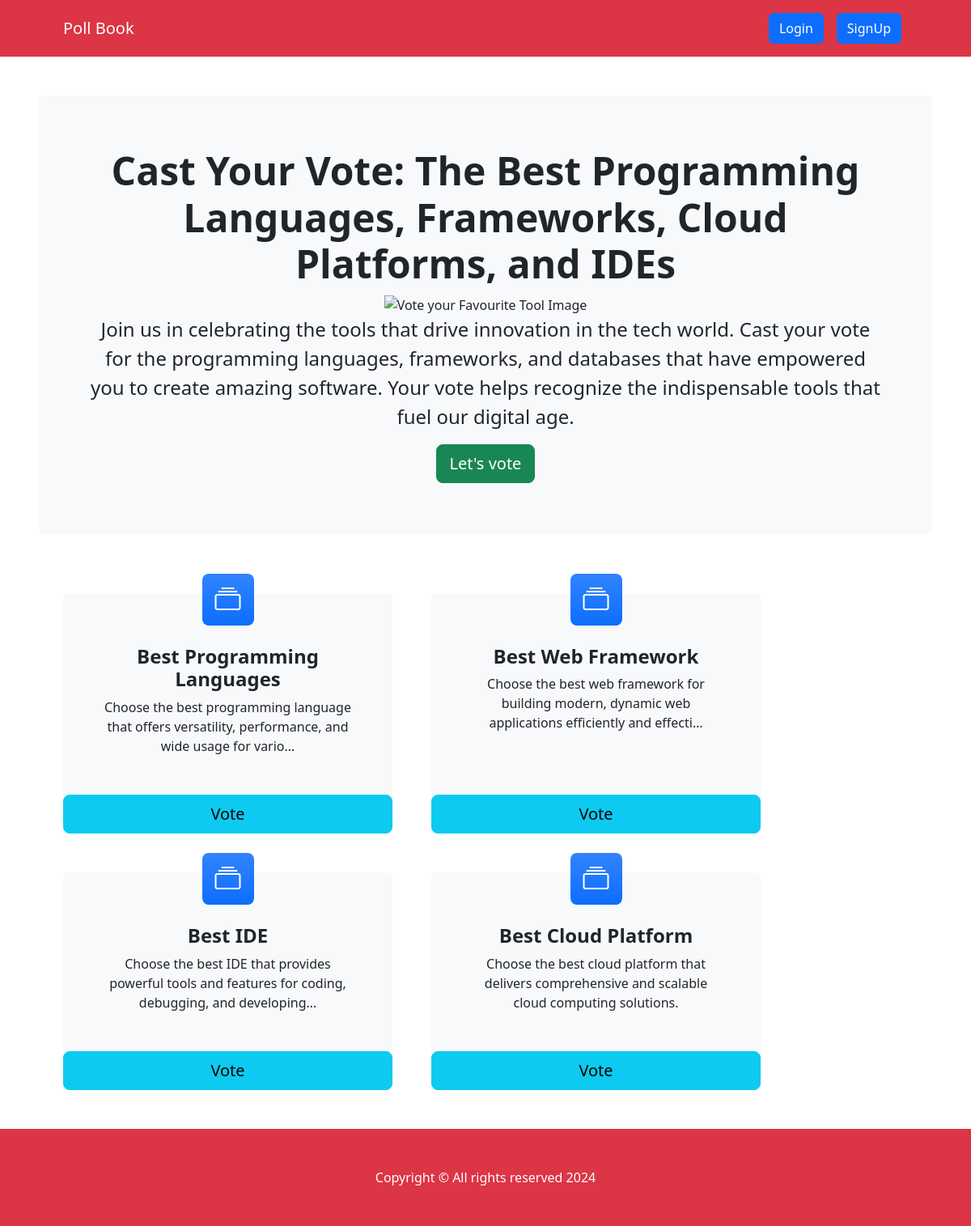
The page / on the database its author committed.
### pollapp/models.py (models this page shows, shortened)
class Category(models.Model):
    title = models.CharField(max_length=200)
    slug = models.SlugField(blank=True, null=True)
    description = models.TextField(blank=True, null=True)
    total_vote = models.IntegerField(default=0)
    voters = models.ManyToManyField(User, blank=True)

### pollapp/views.py (the view)
def index(request):
    categories = Category.objects.all()
    context = {"categories":categories}
    return render(request, "index.html", context)

### pollapp/templates/index.html
{% extends 'base.html' %}
{% block content %}
<header class="py-5">
    <div class="container-fluid px-lg-5">
        <div class="p-4 p-lg-5 bg-light rounded-3 text-center">
            <div class="m-4 m-lg-3">
                <h1 class="display-5 fw-bold">Cast Your Vote: The Best Programming Languages, Frameworks, Cloud Platforms, and IDEs</h1>
                <img src="https://www.saturdayeveningpost.com/wp-content/uploads/satevepost/poll860.jpg" alt="Vote your Favourite Tool Image">
                <p class="fs-4">Join us in celebrating the tools that drive innovation in the tech world. Cast your vote for the programming languages, frameworks, and databases that have empowered you to create amazing software. Your vote helps recognize the indispensable tools that fuel our digital age.</p>
                <a class="btn btn-success btn-lg" href="#votingSection">Let's vote</a>
            </div>
        </div>
    </div>
</header>
<section class="pt-4" id="votingSection">
    <div class="container px-lg-5">
        <div class="row gx-lg-5">
            {% for category in categories  %}
            <div class="col-lg-5 col-xxl-3 mb-5">
                <div class="card bg-light border-0 h-100">
                    <div class="card-body text-center p-4 p-lg-5 pt-0 pt-lg-0">
                        <div class="feature bg-primary bg-gradient text-white rounded-3 mb-4 mt-n4"><i class="bi bi-collection"></i></div>
                        <h2 class="fs-4 fw-bold">{{category.title}}</h2>
                        <p class="mb-0">{{category.description | truncatechars:100}}</p>
                    </div>
                    <a class="btn btn-info btn-lg" href="{% url 'detail' category.slug  %}">Vote</a>
                </div>
            </div>
            {% endfor %}
        </div>
    </div>
</section>
{% endblock content %}

### pollapp/static/css/style.css (style rules this page uses)
* { box-sizing: border-box; }

### rows shown on the page
Category: title "Best Programming Languages", description "Choose the best programming language that offers versatility, performance, and wide usage for vario…"
Category: title "Best Web Framework", description "Choose the best web framework for building modern, dynamic web applications efficiently and effecti…"
Category: title "Best IDE", description "Choose the best IDE that provides powerful tools and features for coding, debugging, and developing…"
Category: title "Best Cloud Platform", description "Choose the best cloud platform that delivers comprehensive and scalable cloud computing solutions."
